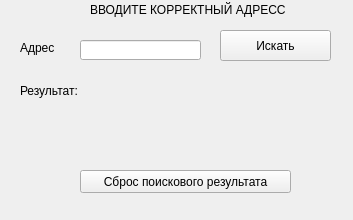
<?xml version="1.0" encoding="UTF-8"?>
<ui version="4.0">
 <class>MainWindow</class>
 <widget class="QMainWindow" name="MainWindow">
  <property name="geometry">
   <rect>
    <x>0</x>
    <y>0</y>
    <width>353</width>
    <height>220</height>
   </rect>
  </property>
  <property name="windowTitle">
   <string>MainWindow</string>
  </property>
  <widget class="QWidget" name="centralwidget">
   <widget class="QLabel" name="name">
    <property name="geometry">
     <rect>
      <x>20</x>
      <y>40</y>
      <width>47</width>
      <height>16</height>
     </rect>
    </property>
    <property name="text">
     <string>Адрес</string>
    </property>
   </widget>
   <widget class="QLineEdit" name="name_l">
    <property name="geometry">
     <rect>
      <x>80</x>
      <y>40</y>
      <width>121</width>
      <height>20</height>
     </rect>
    </property>
   </widget>
   <widget class="QPushButton" name="btn">
    <property name="geometry">
     <rect>
      <x>220</x>
      <y>30</y>
      <width>111</width>
      <height>31</height>
     </rect>
    </property>
    <property name="text">
     <string>Искать</string>
    </property>
   </widget>
   <widget class="QLabel" name="label">
    <property name="geometry">
     <rect>
      <x>90</x>
      <y>0</y>
      <width>211</width>
      <height>20</height>
     </rect>
    </property>
    <property name="text">
     <string>ВВОДИТЕ КОРРЕКТНЫЙ АДРЕСС</string>
    </property>
   </widget>
   <widget class="QPushButton" name="btn2">
    <property name="geometry">
     <rect>
      <x>80</x>
      <y>170</y>
      <width>211</width>
      <height>23</height>
     </rect>
    </property>
    <property name="text">
     <string>Сброс поискового результата</string>
    </property>
   </widget>
   <widget class="QLabel" name="label_2">
    <property name="geometry">
     <rect>
      <x>20</x>
      <y>80</y>
      <width>71</width>
      <height>21</height>
     </rect>
    </property>
    <property name="text">
     <string>Результат:</string>
    </property>
   </widget>
   <widget class="QLabel" name="label_3">
    <property name="geometry">
     <rect>
      <x>120</x>
      <y>80</y>
      <width>211</width>
      <height>21</height>
     </rect>
    </property>
    <property name="text">
     <string/>
    </property>
   </widget>
   <widget class="QLabel" name="label_4">
    <property name="geometry">
     <rect>
      <x>120</x>
      <y>120</y>
      <width>211</width>
      <height>21</height>
     </rect>
    </property>
    <property name="text">
     <string/>
    </property>
   </widget>
  </widget>
 </widget>
 <resources/>
 <connections/>
</ui>
